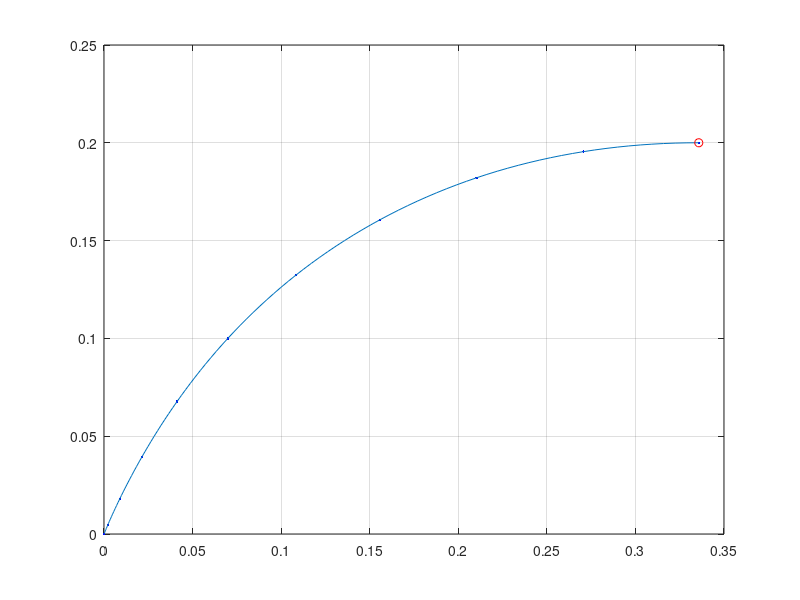

Reproduce this figure in MATLAB. (Note: this script raises an error after producing the figure.)
% Script e03_1_1.m; DTDP for max uf (no gravity) with spec. (yf,vf)
% using analytical soln; th0 found by interpolation to give yf=.2;
%                                                   11/96, 6/24/02
%
N=10; th0=65.13*pi/180; t=[0:1/N:1]; dt=1/N; N1=N+1;
u(1)=0; v(1)=0; y(1)=0; x(1)=0;
for i=1:N,  th(i)=atan(tan(th0)*(1-2*(i-1)/(N-1)));
 u(i+1)=u(i)+dt*cos(th(i)); v(i+1)=v(i)+dt*sin(th(i));
 y(i+1)=y(i)+dt*v(i)+(dt^2/2)*sin(th(i));
 x(i+1)=x(i)+dt*u(i)+(dt^2/2)*cos(th(i)); end;
%
% Spline fit to increase number of points in (x,y):
ti=[0:.1/N:1]; xi=spline(t,x,ti); yi=spline(t,y,ti);
%
% Coordinates of tips of thrust direction arrows:
for i=1:N, xt(i)=x(i)+.06*cos(th(i)); yt(i)=y(i)+.06*sin(th(i)); end
%
figure(1); clf; plot(x,y,'b.',xi,yi,x(N1),y(N1),'ro'); grid
hold on; for i=1:N, pltarrow([x(i) xt(i)],[y(i) yt(i)],.01,'r','-');
end; hold off; axis([0 .35 0 .22]); xlabel('x/at_f^2')
ylabel('y/at_f^2')
%
uh=[th th(10)]; 
figure(2); clf; subplot(211), zohplot(t,uh*180/pi); grid
ylabel('\theta (deg)'); subplot(212), plot(t,u,t,v,'r--'); grid
xlabel('t/t_f'); legend('u/at_f','v/at_f',2);
   
   
